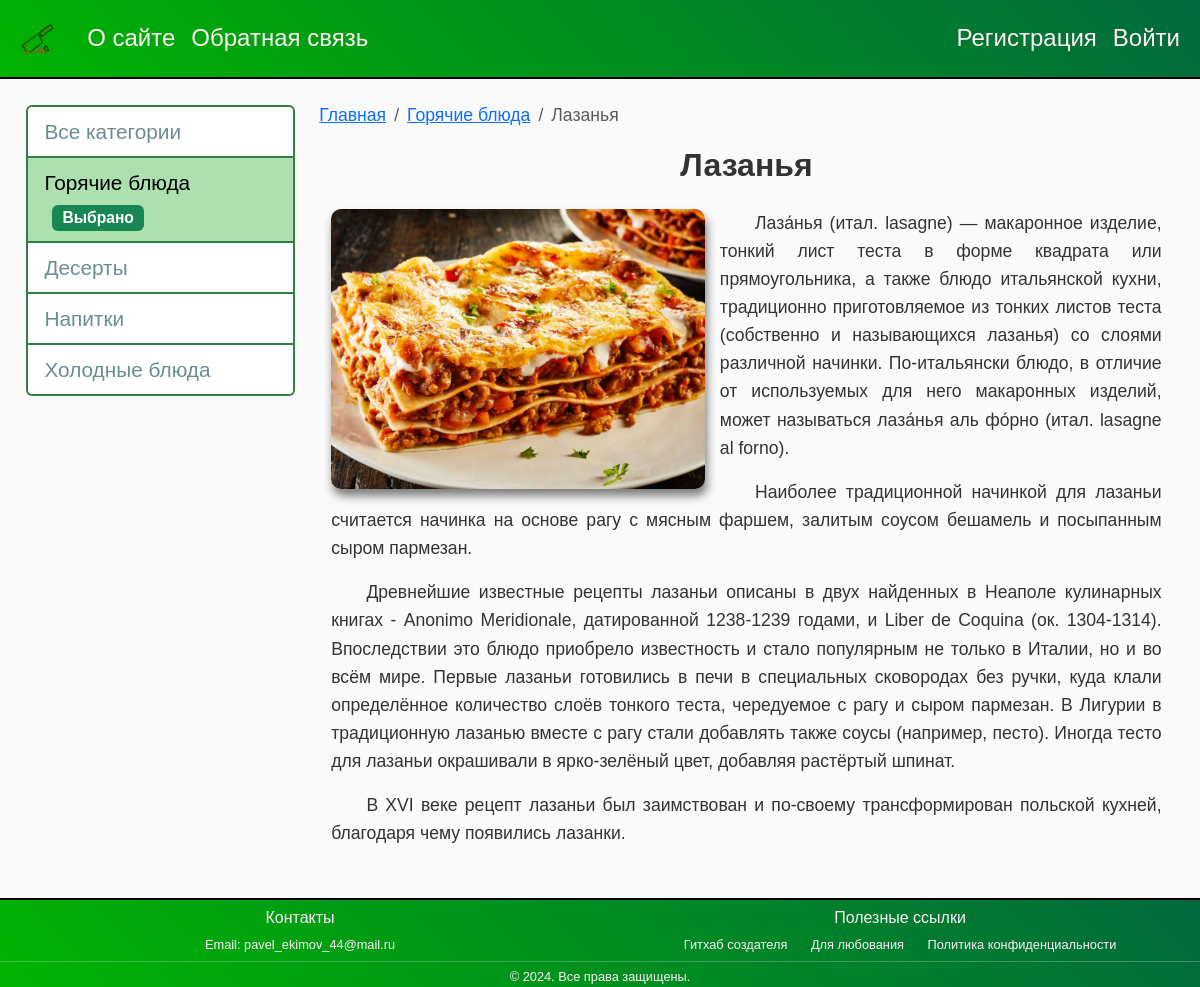
Page /post/lazanya/ on the committed database.
### meal/models.py (models this page shows, shortened)
class Category(models.Model):
    name = models.CharField(max_length=100, db_index=True, verbose_name='Категория')
    slug = models.SlugField(max_length=255, unique=True, db_index=True, verbose_name='URL')
    def __str__(self):
        return self.name
    def get_absolute_url(self):
        return reverse('category', kwargs={'cat_slug': self.slug})
    class Meta:
        verbose_name = 'Категорию'
        verbose_name_plural = 'Категории'
        ordering = ['id']

class Food(models.Model):
    title = models.CharField(max_length=255, verbose_name='Название блюда')
    slug = models.SlugField(max_length=255, unique=True, db_index=True, verbose_name='URL')
    content = models.TextField(blank=True, verbose_name='Информация')
    photo = models.ImageField(upload_to="photo/%Y/%m/%d/", verbose_name='Фото')
    time_create = models.DateTimeField(auto_now_add=True, verbose_name='Время создания')
    time_update = models.DateTimeField(auto_now=True, verbose_name='Время изменения')
    is_published = models.BooleanField(default=True, verbose_name='Опубликовать')
    author = models.ForeignKey(User, on_delete=models.CASCADE, verbose_name='Автор')
    cat = models.ForeignKey('Category', on_delete=models.PROTECT, verbose_name='Категория')
    def __str__(self):
        return self.title
    class Meta:
        verbose_name = 'Различные блюда'
        verbose_name_plural = 'Различные блюда'
        ordering = ['id']

### meal/views.py (the view)
# urls.py: path('post/<slug:post_slug>/', ShowPost.as_view(), name='post'),
class ShowPost(DataMixin, DetailView):
    model = Food
    template_name = 'meal/post.html'
    slug_url_kwarg = 'post_slug'
    context_object_name = 'post'
    def get_context_data(self, *, object_list=None, **kwargs):
        context = super().get_context_data(**kwargs)
        c_def = self.get_user_context(title=context['post'])
        if not context['post'].is_published:
            c_def['cat_selected'] = -1
            c_def['breadcrumbs_extra'] = {
                'name': 'Неопубликованные записи',
                'url': reverse('unpublished_posts')
            }
        else:
            c_def['cat_selected'] = context['post'].cat.pk
        return dict(list(context.items()) + list(c_def.items()))

### meal/utils.py (called while the page is built)
    def get_user_context(self, **kwargs):
        context = kwargs
        cats = cache.get('cats')
        if not cats:
            cats = (Category.objects.annotate(food__count=Count('food', filter=Q(food__is_published=True)))
                    .filter(food__count__gt=0))
            cache.set('cats', cats, 60)
        user_menu = menu.copy()
        if not self.request.user.is_authenticated:
            user_menu.pop(1)
        context['menu'] = user_menu
        context['cats'] = cats
        context['cat_selected'] = context.get('cat_selected', 0)
        return context

### meal/templates/meal/post.html (shortened to what this page needs)
{% extends 'meal/base.html' %}
{% block leftmenu %}
    {% if post.is_published %}
        {% with cat_selected=post.cat.pk %}
            {{ block.super }}
        {% endwith %}
    {% else %}
        {% with cat_selected=-1 %}
            {{ block.super }}
        {% endwith %}
    {% endif %}
{% endblock %}
{% block breadcrumbs %}
    <nav aria-label="breadcrumb">
        <ol class="breadcrumb">
            <li class="breadcrumb-item">
                <a href="{% url 'home' %}">Главная</a>
            </li>
            {% if not post.is_published %}
                <li class="breadcrumb-item">
                    <a href="{% url 'unpublished_posts' %}">Неопубликованные записи</a>
                </li>
                <li class="breadcrumb-item active" aria-current="page">
                    {{ post.cat }}
                </li>
            {% else %}
                <li class="breadcrumb-item">
                    <a href="{% url 'category' post.cat.slug %}">{{ post.cat }}</a>
                </li>
            {% endif %}
            <li class="breadcrumb-item active" aria-current="page">
                {{ post.title }}
            </li>
        </ol>
    </nav>
{% endblock %}
{% block content %}
    <div class="container mt-4">
        <h1 class="text-center mb-4">{{ post.title }}</h1>
        <div class="post-content">
            {% if post.photo %}
                <img class="img-article-left" src="{{ post.photo.url }}" alt="Фото {{ post.title }}">
            {% endif %}
            {{ post.content|linebreaks }}
        </div>
    </div>
{% endblock %}

### meal/templates/meal/base.html (shortened to what this page needs)
{% load static %}
{% load meal_tags %}
{% load cache %}
<!DOCTYPE html>
<html>
    <head>
        <link href="{% static 'meal/css/bootstrap.min.css' %}" rel="stylesheet">
        <link href="{% static 'meal/css/styles.css' %}" rel="stylesheet">
    </head>
    <body>
        <div class="flex-wrapper">
            <div class="content-all">
                {% block mainmenu %}
                    <nav class="navbar navbar-expand-lg navbar-light bg-light">
                        <div class="container">
                            <a class="navbar-brand" href="{% url 'home' %}">
                                <div class="logo"></div>
                            </a>
                            <div class="collapse navbar-collapse" id="navbarNav">
                                <ul class="navbar-nav me-auto mb-2 mb-lg-0">
                                    {% for m in menu %}
                                        <li class="nav-item">
                                            <a class="nav-link" href="{% url m.url_name %}">{{ m.title }}</a>
                                        </li>
                                    {% endfor %}
                                </ul>
                                <ul class="navbar-nav">
                                    {% if request.user.is_authenticated %}
                                        <li class="nav-item">
                                            <a class="nav-link" href="{% url 'logout' %}">Выйти</a>
                                        </li>
                                    {% else %}
                                        <li class="nav-item">
                                            <a class="nav-link" href="{% url 'register' %}">Регистрация</a>
                                        </li>
                                        <li class="nav-item">
                                            <a class="nav-link" href="{% url 'login' %}">Войти</a>
                                        </li>
                                    {% endif %}
                                </ul>
                            </div>
                        </div>
                    </nav>
                {% endblock mainmenu %}
                <div class="container-main mt-4">
                    <div class="row">
                        <aside class="col-md-3">
                            {% block leftmenu %}
                                <ul class="list-group">
                                    {% if cat_selected == 0 %}
                                        <li class="list-group-item active">
                                            Все категории
                                            <span class="badge bg-success ms-2">Выбрано</span>
                                        </li>
                                    {% else %}
                                        <li class="list-group-item">
                                            <a href="{% url 'home' %}">Все категории</a>
                                        </li>
                                    {% endif %}
                                    {% for c in cats %}
                                        {% if c.food__count > 0 %}
                                            <li class="list-group-item {% if c.pk == cat_selected %} active {% endif %}">
                                                {% if c.pk == cat_selected %}
                                                    {{ c.name }}
                                                    <span class="badge bg-success ms-2">Выбрано</span>
                                                {% else %}
                                                    <a href="{{ c.get_absolute_url }}">{{ c.name }}</a>
                                                {% endif %}
                                            </li>
                                        {% endif %}
                                    {% endfor %}
                                </ul>
                            {% endblock leftmenu %}
                        </aside>
                        <main class="col-md-9">
                            {% block breadcrumbs %}
                            {% endblock %}
                            <div class="content-content">
                                {% block content %}
                                {% endblock %}
                            </div>
                        </main>
                    </div>
                </div>
            </div>
            {% cache 3600 footer %}
            <footer class="bg-light text-center py-3 mt-4">
                <div class="container-footer">
                    <div class="row row-footer">
                        <div class="col-md-6">
                            <h6>Контакты</h6>
                            <p>Email: pavel_ekimov_44@mail.ru</p>
                        </div>
                        <div class="col-md-6 text-center">
                            <h6>Полезные ссылки</h6>
                            <div class="footer-links">
                                <a href="https://github.com/EkimovP">Гитхаб создателя</a>
                                <a href="https://ya.ru/images/search?from=tabbar&text=nature%20photos%20are%20beautiful">Для любования</a>
                                <a href="https://tilda.cc/ru/privacy-generator/">Политика конфиденциальности</a>
                            </div>
                        </div>
                    </div>
                    <hr>
                    <p class="confidentiality">&copy; 2024. Все права защищены.</p>
                </div>
            </footer>
            {% endcache %}
        </div>
    </body>
</html>

### meal/static/meal/css/styles.css (style rules this page uses)
body { font-family: Arial, sans-serif; line-height: 1.6; background-color: #fafafa; color: #333; }
html, body { height: 100%; margin: 0; }
.flex-wrapper { display: flex; flex-direction: column; min-height: 100%; }
.content-all { flex: 1; }
.navbar-brand .logo { width: 3.2rem; height: 3.2rem; background: url('../images/knife.png') no-repeat center; background-size: contain; }
.navbar { background: linear-gradient(45deg, #00B400, #00693E); border-bottom: 2px solid black; }
.navbar .nav-link { color: #FFF0F5 !important; transition: all 1s linear; text-decoration: none; font-size: 1.5rem; }
.list-group { font-size: 1.3rem; word-wrap: break-word; }
.list-group-item a { color: #6a8e8f; text-decoration: none; }
.mt-4 { margin-top: 0.5rem !important; }
.container-main { margin: 0 1em 1em 1em; font-size: 1.1rem; padding: 0.5em; }
aside { padding-top: 0.5em; }
.list-group-item { border: 2px solid #317F43; }
.list-group-item.active { background-color: #ACE1AF; color: black; border-color: #317F43; }
.content-content { padding-top: 0.5em; }
.breadcrumb { --bs-breadcrumb-margin-bottom: 0; padding-top: 0.3em; }
.post-content { text-align: justify; text-indent: 2em; line-height: 1.6; }
.img-article-left { max-width: 45%; max-height: 80vh; float: left; width: auto; height: auto; margin-right: 15px; margin-bottom: 15px; border-radius: 10px; box-shadow: 2px 7px 10px rgba(0, 0, 0, 0.5); }
h1.text-center { font-size: 2rem; font-weight: bold; }
footer { color: #FFF0F5 !important; background: linear-gradient(45deg, #00B400, #00693E); border-top: 2px solid black; font-size: 0.8rem; }
.py-3 { padding-top: 0rem !important; padding-bottom: 0rem !important; }
footer .footer-links a { color: #FFF0F5; text-decoration: none; margin: 0 10px; transition: color 0.3s; }
footer p { margin: 0; }
.row-footer { --bs-gutter-x: 0 !important; }
hr { margin: 0.3rem 0; }
h6 { margin-top: 0.5rem; }
@media (min-width: 576px) { .container,.container-sm { max-width: 100%; } }
@media (min-width: 768px) { .container,.container-md,.container-sm { max-width: 100%; } }
@media (min-width: 992px) { .container,.container-lg,.container-md,.container-sm { max-width: 100%; } }
@media (min-width: 1200px) { .container,.container-lg,.container-md,.container-sm,.container-xl { max-width: 100%; } }

### rows in the picture
Category: name "Горячие блюда"
Category: name "Десерты"
Category: name "Напитки"
Category: name "Холодные блюда"
Food: cat "Горячие блюда", title "Лазанья", photo (picture), content "Лаза́нья (итал. lasagne) — макаронное изделие, тонкий лист теста в форме квадрата или прямоугольника, а также блюдо итальянской кухни, традиционно приготовляемое из тонких листов теста (собственно и называющихся лазанья) со слоями различной начинки. По-итальянски блюдо, в отличие от используемых для него макаронных изделий, может называться лаза́нья аль фо́рно (итал. lasagne al forno). Наиболее традиционной начинкой для лазаньи считается начинка на основе рагу с мясным фаршем, залитым соусом бешамель и посыпанным сыром пармезан. Древнейшие известные рецепты лазаньи описаны в двух найденных в Неаполе кулинарных книгах - Anonimo Meridionale, датированной 1238-1239 годами, и Liber de Coquina…"

### other values in the picture
{{ m.title }} "О сайте" "Обратная связь"
